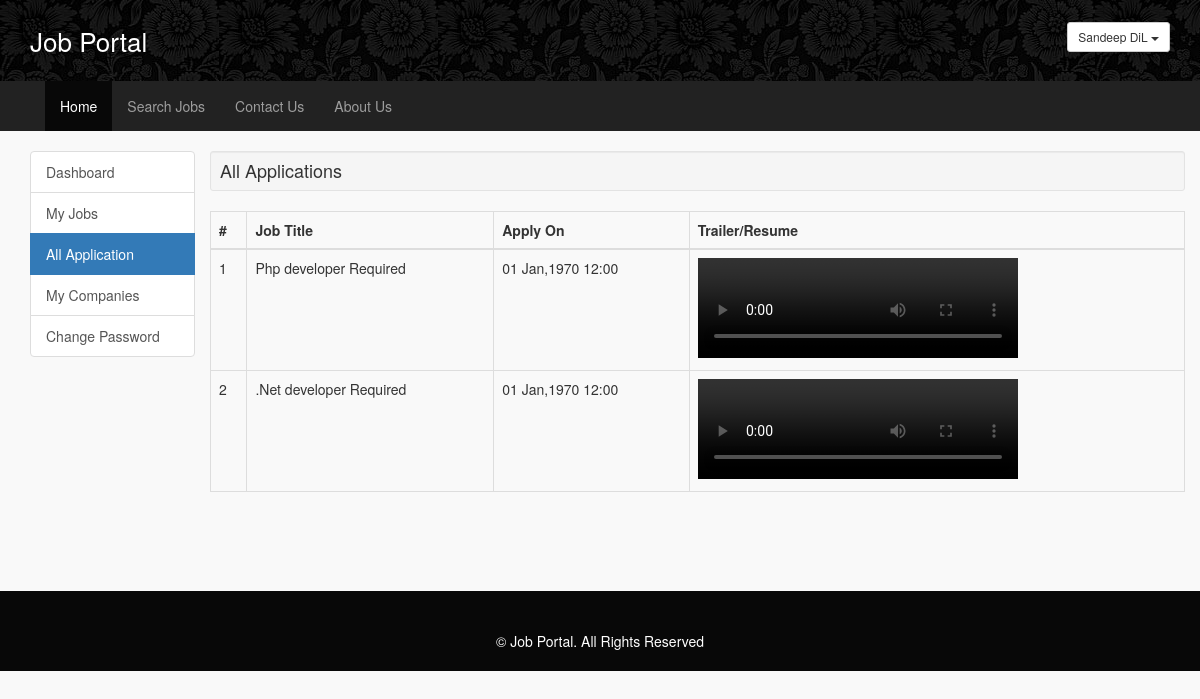
The page /applicationEmployer.php (signed in) on the database its author committed.
### tables this page shows
CREATE TABLE `accounts` (
  `id` int(50) NOT NULL,
  `username` varchar(200) NOT NULL,
  `password` varchar(250) NOT NULL,
  `fName` varchar(200) NOT NULL,
  `lName` varchar(200) NOT NULL,
  `email` varchar(200) NOT NULL,
  `phoneNo` varchar(150) NOT NULL,
  `accountType` varchar(100) NOT NULL DEFAULT 'employee' COMMENT 'admin,employee,employer'
);

CREATE TABLE `jobs` (
  `id` int(50) NOT NULL,
  `jobTitle` varchar(150) NOT NULL,
  `jobExp` int(50) NOT NULL,
  `jobCat` int(50) NOT NULL,
  `jobDisc` longtext NOT NULL,
  `userID` int(50) NOT NULL,
  `postedOn` varchar(250) NOT NULL
);

### Libs/config.php (called while the page is built, shortened)
<?php
$websiteBase = "http://localhost/Job_Portal/";
$websiteName = "Job Portal";
?>

### applicationEmployer.php (the view, shortened to what this page needs)
<?php
	require 'Libs/config.php';
	include 'Libs/header.php';
if($userDetails['accountType']=='employer'):?>
<div class='container'>
	<div class='row'>
		<div class='col-md-2 col-sm-3'>
			<div class="list-group">
				<a href="<?php echo $websiteBase;?>/dashboard.php" class="list-group-item ">Dashboard</a>
				<a href="<?php echo $websiteBase;?>/jobsByMe.php" class="list-group-item ">My Jobs</a>
				<a href="<?php echo $websiteBase;?>/applicationEmployer.php" class="list-group-item active">All Application</a>
  				<a href="<?php echo $websiteBase;?>/myCompanyProfile.php" class="list-group-item">My Companies</a>
  				<a href="<?php echo $websiteBase;?>/changePass.php" class="list-group-item">Change Password</a>
			</div>
		</div>
		<div class='col-md-10 col-sm-9 minSide'>
			<div class='row'>
			<div class='well well-sm'>
				<h4 class='m0'>All Applications
				</h4>
			</div>
			</div>
			<div class='row'>
				<table class='table table-bordered table-striped table-hover'>
				<thead>
					<tr>
						<th>#</th>
						<th>Job Title</th>
						<th>Apply On</th>
						<th>Trailer/Resume</th>
					</tr>
				</thead>
				<tbody>
				<?php
					$i=0;
					$sSQL = mysqli_query($dbCon ,"SELECT * FROM jobs where userID='$userDetails[id]'");
					while($jobID=mysqli_fetch_array($sSQL)){
						$sec=mysqli_query($dbCon ,"SELECT * FROM jobapplications where jobID='$jobID[0]'");
						while($newVal=mysqli_fetch_array($sec)){
							$pop=mysqli_query($dbCon ,"SELECT * FROM jobs where id='$newVal[1]'");
							while($newData=mysqli_fetch_array($pop)){
								$i++;
						?>
					<tr>
						<td><?php echo $i; ?></td>
						<td><?php echo $newData[1];?></td>
						<td><?php echo  date('d M,Y h:i',$newData[2]);?></td>
						<th>
							<?php
								$p=explode('.',$newVal[4]);
								if($p[1]=="pdf"){
								?>
									<a href='assets/Talent/<?php echo $newVal[4];?>' download><input type="button" value='Download Resume'></a>
								<?php
								}else{
							?>
							<video width="320" height="100" controls>
								  <source src="assets/Talent/<?php echo $newVal[4];?>" type="video/mp4">
							</video>
							<?php
								}
							?>
						</th>
					</tr>
					<?php
							}
						}
					}
				 	?>
				</tbody>
				</table>
			</div>
		</div>
	</div>
</div>
<?php else: ?>
<?php
	header("Location: dashboard.php");
endif;
	include 'Libs/footer.php';
?>

### Libs/header.php (shortened to what this page needs)
<!DOCTYPE html>
<html lang="en">
  <head>
    <link href="<?php echo $websiteBase;?>/assets/css/bootstrap.min.css" rel="stylesheet">
    <link href="<?php echo $websiteBase;?>/assets/fa/css/font-awesome.min.css" rel="stylesheet">
    <link href="<?php echo $websiteBase;?>/assets/css/style.css" rel="stylesheet">
  </head>
  <body>
  <header>
  	<div class='container'>
    		<a class='logo' href='<?php echo $websiteBase;?>/index.php'><?php echo $websiteName; ?></a>
        	<?php
        	if(isset($_SESSION['islogin'])){
        		$theSQL = "SELECT * FROM accounts WHERE id=".$_SESSION['islogin'];
        		$userDetails = mysqli_fetch_array(mysqli_query($dbCon,$theSQL));
        		?>
        		<div class="dropdown pull-right">
				<button class="btn btn-default btn-sm dropdown-toggle" type="button" id="dropdownMenu1" data-toggle="dropdown" aria-expanded="true">
					<?php echo $userDetails['fName']." ".$userDetails['lName'];?>
					<span class="caret"></span>
				</button>
			</div>
		<?php
		}
		?>
    </div>
  </header>
  <nav class="navbar navbar-inverse sandeepdil">
  <div class="container">
    <div class="collapse navbar-collapse" id="bs-example-navbar-collapse-1">
      <ul class="nav navbar-nav">
        <li class="active"><a href="<?php echo $websiteBase;?>/index.php">Home <span class="sr-only">(current)</span></a></li>
        <li><a href="<?php echo $websiteBase;?>/search.php">Search Jobs</a></li>
        <li><a href="<?php echo $websiteBase;?>/contact-us.php">Contact Us</a></li>
        <li><a href="<?php echo $websiteBase;?>/about-us.php">About Us</a></li>
      </ul>
    </div>
  </div>
</nav>

### assets/css/style.css (style rules this page uses)
body { background: #f9f9f9; }
.m0 { margin: 0px; }
.minSide { min-height: 400px }
header { background: #080808 url("headerBg.jpg"); color: #ffffff; padding: 22px 0px; }
header .logo { color: #ffffff; text-decoration: none; font-size: 26px; }
nav.sandeepdil { border-radius: 0px; border: 0px; }

### rows shown on the page
accounts: fName "Sandeep", lName "DiL"
jobs: jobTitle "Php developer Required", jobExp "01 Jan,1970 12:00"
jobs: jobTitle ".Net developer Required", jobExp "01 Jan,1970 12:00"

### other values the page prints
$websiteName "Job Portal"
